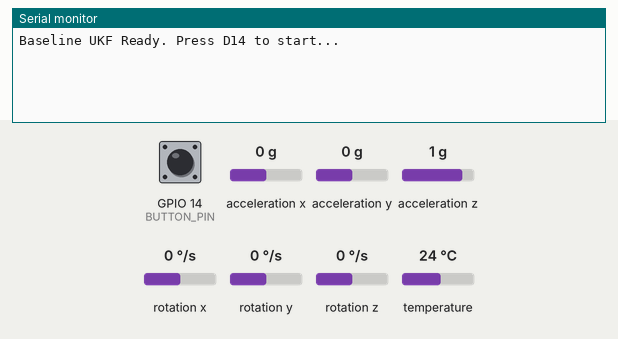
A sketch run on a simulated ESP32. Shown: the last lines printed to the serial monitor. Inputs (shaded band) come from the test bench; at power-on: GPIO 14 (BUTTON_PIN) LOW, acceleration x 0 g, acceleration y 0 g, acceleration z 1 g, rotation x 0 °/s, rotation y 0 °/s, rotation z 0 °/s, temperature 24 °C.

Above: at 3.2 s.
3.3 s: GPIO 14 (BUTTON_PIN) pulled HIGH for 0.15 s
At 4.6 s:
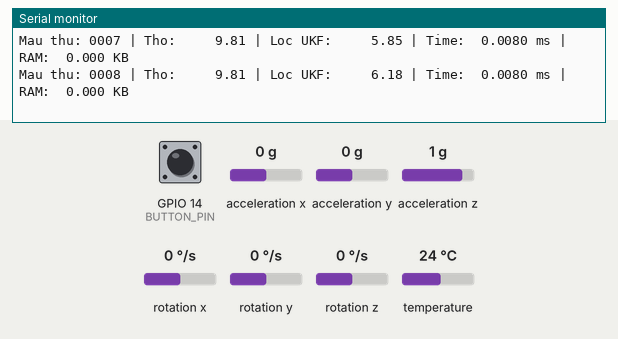
4.9 s: GPIO 14 (BUTTON_PIN) pulled HIGH for 1 s
At 7.1 s:
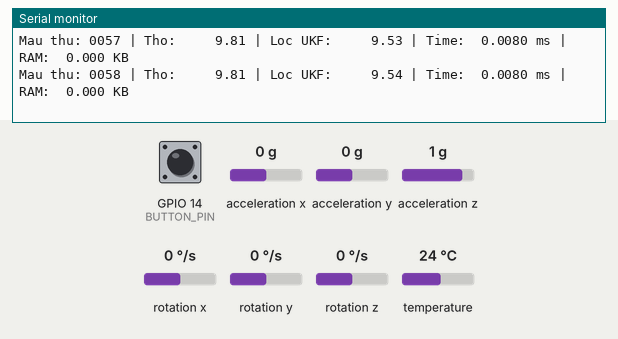

The sketch:

RCODINH.ino
```cpp
#include <Arduino.h>
#include <Wire.h>
#include <Adafruit_MPU6050.h>
#include <Adafruit_Sensor.h>

// ====================================================================
// THAM SỐ TOÁN HỌC UKF CỐ ĐỊNH (Baseline)
// ====================================================================
float x_est = 0.0;
float P_est = 1.0;
float Q = 0.01;
float R_fixed = 5.0; // R cố định

// Tham số điểm Sigma (Giữ nguyên cho tính nhất quán)
float alpha = 0.1;
float beta = 2.0;
float kappa = 0.0;
float lambda = alpha * alpha * (1.0 + kappa) - 1.0;
float Wm0 = lambda / (1.0 + lambda);
float Wc0 = (lambda / (1.0 + lambda)) + (1.0 - alpha * alpha + beta);
float Wmi = 1.0 / (2.0 * (1.0 + lambda));
float Wci = 1.0 / (2.0 * (1.0 + lambda));

Adafruit_MPU6050 mpu;
const int BUTTON_PIN = 14;
uint32_t ram_baseline = 0;
unsigned long previous_time = 0;

float update_UKF(float z_measured) {
    float x_predict = x_est;
    float P_predict = P_est + Q;

    float sigma_margin = sqrt((1.0 + lambda) * P_predict);
    float sigma_pts[3] = {x_predict, x_predict + sigma_margin, x_predict - sigma_margin};
    float z_sigma[3] = {sigma_pts[0], sigma_pts[1], sigma_pts[2]};

    float z_mean = Wm0 * z_sigma[0] + Wmi * z_sigma[1] + Wmi * z_sigma[2];

    float Pyy = Wc0 * (z_sigma[0] - z_mean) * (z_sigma[0] - z_mean) +
                Wci * (z_sigma[1] - z_mean) * (z_sigma[1] - z_mean) +
                Wci * (z_sigma[2] - z_mean) * (z_sigma[2] - z_mean) + R_fixed;

    float Pxy = Wc0 * (sigma_pts[0] - x_predict) * (z_sigma[0] - z_mean) +
                Wci * (sigma_pts[1] - x_predict) * (z_sigma[1] - z_mean) +
                Wci * (sigma_pts[2] - x_predict) * (z_sigma[2] - z_mean);

    float K = Pxy / Pyy;
    x_est = x_predict + K * (z_measured - z_mean);
    P_est = P_predict - K * Pyy * K;
    return x_est;
}

void setup() {
    Serial.begin(115200);
    pinMode(BUTTON_PIN, INPUT);
    Wire.begin();
    if (!mpu.begin()) while (1) delay(10);
    mpu.setAccelerometerRange(MPU6050_RANGE_2_G);

    delay(2000);
    ram_baseline = ESP.getFreeHeap();
    Serial.println("Baseline UKF Ready. Press D14 to start...");
}

void loop() {
    if (digitalRead(BUTTON_PIN) == HIGH) {
        if (millis() - previous_time >= 20) {
            previous_time = millis();

            sensors_event_t a, g, temp;
            mpu.getEvent(&a, &g, &temp);
            float raw_az = a.acceleration.z; // Giữ nguyên m/s^2

            unsigned long t_start = micros();
            float filtered = update_UKF(raw_az);
            unsigned long t_end = micros();

            static int sample_count = 0;
            sample_count++;

            Serial.printf("Mau thu: %04d | Tho: %8.2f | Loc UKF: %8.2f | Time: %7.4f ms | RAM: %6.3f KB\n",
                          sample_count, raw_az, filtered,
                          (float)(t_end - t_start)/1000.0,
                          (float)(ram_baseline - ESP.getFreeHeap())/1024.0);
        }
    }
}
```

Measured:
- after the input at 3.3 s, the serial monitor: prints a new line at once (image 1)
- after the input at 4.9 s, the serial monitor: prints a new line at once (image 2)
